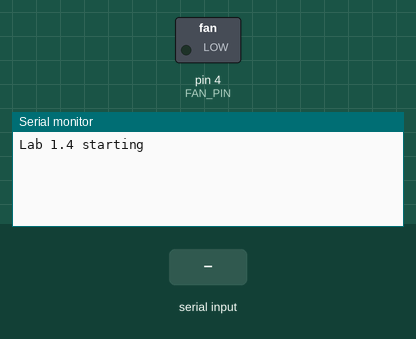
Bench run of a sketch on a simulated Arduino Uno, built with avr-gcc and run on an emulated ATmega328P. Parts: switched loads named in the sketch (green lamp = pin HIGH), the last lines printed to the serial monitor. The inputs (shaded band) are chosen by the test bench.

Above: at 1.2 s.
1.3 s: "+" received over Serial
At 2.4 s:
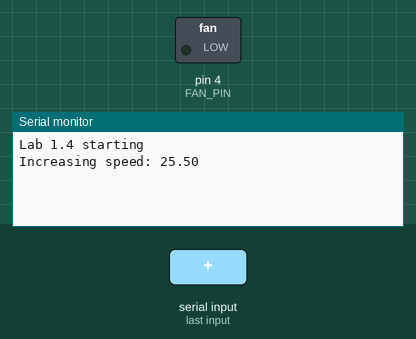
2.8 s: "-" received over Serial
At 3.6 s:
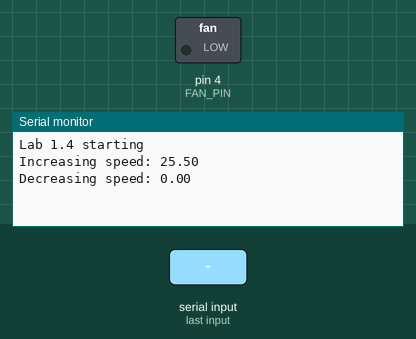
4.3 s: "1" received over Serial
At 4.9 s:
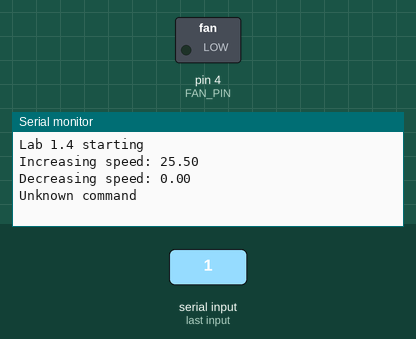

Measured:
- after the input at 1.3 s, the serial monitor: prints a new line at once (image 1)
- after the input at 2.8 s, the serial monitor: prints a new line at once (image 2)
- after the input at 4.3 s, the serial monitor: prints a new line at once (image 3)

The sketch:

ex04-1.ino
```cpp
#define FAN_PIN 4

float current_speed;
const int max_pwm = 255;
const int min_pwm = 0;
const float step = 0.1;

void setup() {
  Serial.begin(9600);
  while (!Serial);
  Serial.println("Lab 1.4 starting");

  current_speed = 0;

  pinMode(FAN_PIN, OUTPUT);
  analogWrite(FAN_PIN, (int) current_speed);
}

void loop() {

  if (Serial.available()) {
    int c;
    c = Serial.read();

    switch (c) {

      case '+':
        if (current_speed >= max_pwm) {
          Serial.println("Maximum speed reached");
          break;
        }
        current_speed += step * (float) max_pwm;
        Serial.print("Increasing speed: ");
        Serial.println(current_speed);
        break;

      case '-':
        if (current_speed <= min_pwm) {
          Serial.println("Minimum speed reached");
          break;
        }
        current_speed -= step * (float) max_pwm;
        Serial.print("Decreasing speed: ");
        Serial.println(current_speed);
        break;

      default:
        Serial.println("Unknown command");
        break;
    }
    analogWrite(FAN_PIN, (int) current_speed);
  }

  delay(10);
}
```
